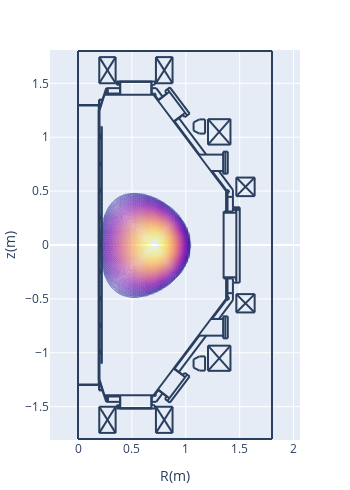

Notebook cell for this chart:
### Code cell
# Plasma current profile
pl.d_contour(cond['jt'])

### Figure 1 — Plotly figure (JSON) as saved in the notebook; plotly's stock layout.template omitted (floating-point values rounded to 4 significant figures; data arrays with more than 128 entries replaced by an {"elided": "..."} marker saying what was removed)
{"data": [{"contours": {"coloring": "lines"}, "dx": 0.02, "dy": 0.02, "ncontours": 100, "showscale": false, "type": "contour", "x0": 0, "y0": -1.1, "z": {"elided": "111x71 float values"}}], "layout": {"height": 490.8, "margin": {"autoexpand": false, "b": 50, "l": 50, "r": 50, "t": 50}, "shapes": [{"type": "line", "x0": 0.2652, "x1": 0.2652, "y0": -1.406, "y1": -1.455}, {"type": "line", "x0": 0.2766, "x1": 0.2766, "y0": -1.406, "y1": -1.455}, {"type": "line", "x0": 0.1927, "x1": 0.1927, "y0": -1.299, "y1": 1.299}, {"type": "line", "x0": 0.1927, "x1": 0.1927, "y0": -1.249, "y1": 1.249}, {"type": "line", "x0": 0.195, "x1": 0.195, "y0": -1.251, "y1": 1.249}, {"type": "line", "x0": 0.1995, "x1": 0.1995, "y0": -1.249, "y1": 1.249}, {"type": "line", "x0": 1.376, "x1": 0.7005, "y0": 0.4965, "y1": 1.394}, {"type": "line", "x0": 0.2199, "x1": 0.2199, "y0": 0.3695, "y1": 1.099}, {"type": "line", "x0": 0.2176, "x1": 0.2176, "y0": 0.3695, "y1": 1.099}, {"type": "line", "x0": 1.376, "x1": 0.7005, "y0": -0.4965, "y1": -1.394}, {"type": "line", "x0": 0.2176, "x1": 0.2176, "y0": -0.3695, "y1": -1.099}, {"type": "line", "x0": 0.2199, "x1": 0.2199, "y0": -0.3695, "y1": -1.099}, {"type": "line", "x0": 0.1995, "x1": 0.2448, "y0": -1.249, "y1": -1.394}, {"type": "line", "x0": 0.1972, "x1": 0.1972, "y0": -1.299, "y1": -1.344}, {"type": "line", "x0": 0.195, "x1": 0.195, "y0": -1.299, "y1": -1.349}, {"type": "line", "x0": 0.195, "x1": 0.229, "y0": -1.349, "y1": -1.349}, {"type": "line", "x0": 0.195, "x1": 0.2267, "y0": -1.344, "y1": -1.344}, {"type": "line", "x0": 0.1995, "x1": 0.1995, "y0": -0.9975, "y1": -0.9748}, {"type": "line", "x0": 0.2086, "x1": 0.2086, "y0": -1.009, "y1": -0.9907}, {"type": "line", "x0": 0.2086, "x1": 0.2086, "y0": -1.009, "y1": -0.9929}, {"type": "line", "x0": 0.2063, "x1": 0.2063, "y0": -1.011, "y1": -0.9748}, {"type": "line", "x0": 0, "x1": 0.2108, "y0": -1.294, "y1": -1.294}, {"type": "line", "x0": 0, "x1": 0.2131, "y0": -1.299, "y1": -1.299}, {"type": "line", "x0": 0.1995, "x1": 0.1995, "y0": -1.011, "y1": -1.002}, {"type": "line", "x0": 0.2063, "x1": 0.2086, "y0": -1.007, "y1": -1.007}, {"type": "line", "x0": 0.2086, "x1": 0.2086, "y0": -1.004, "y1": -1.004}, {"type": "line", "x0": 0.2086, "x1": 0.2176, "y0": -1.009, "y1": -1.009}, {"type": "line", "x0": 0.1995, "x1": 0.2063, "y0": -1.011, "y1": -1.011}, {"type": "line", "x0": 0.2199, "x1": 0.2176, "y0": -1.099, "y1": -1.099}, {"type": "line", "x0": 0.2063, "x1": 0.2086, "y0": -0.9929, "y1": -0.9929}, {"type": "line", "x0": 0.2086, "x1": 0.2086, "y0": -0.9975, "y1": -0.9975}, {"type": "line", "x0": 0.2086, "x1": 0.2176, "y0": -0.9929, "y1": -0.9929}, {"type": "line", "x0": 0.2086, "x1": 0.2176, "y0": -0.9907, "y1": -0.9907}, {"type": "line", "x0": 0.1995, "x1": 0.2063, "y0": -0.9748, "y1": -0.9748}, {"type": "line", "x0": 0.2086, "x1": 0.2176, "y0": -0.7594, "y1": -0.7594}, {"type": "line", "x0": 0.1995, "x1": 0.2063, "y0": -0.7617, "y1": -0.7617}, {"type": "line", "x0": 0.2086, "x1": 0.2086, "y0": -0.7594, "y1": -0.7413}, {"type": "line", "x0": 0.2086, "x1": 0.2086, "y0": -0.7594, "y1": -0.739}, {"type": "line", "x0": 0.1995, "x1": 0.1995, "y0": -0.7617, "y1": -0.7526}, {"type": "line", "x0": 0.2063, "x1": 0.2063, "y0": -0.7617, "y1": -0.7254}, {"type": "line", "x0": 0.1995, "x1": 0.2063, "y0": -0.7254, "y1": -0.7254}, {"type": "line", "x0": 0.2086, "x1": 0.2176, "y0": -0.739, "y1": -0.739}, {"type": "line", "x0": 0.2086, "x1": 0.2176, "y0": -0.7413, "y1": -0.7413}, {"type": "line", "x0": 0.2086, "x1": 0.2086, "y0": -0.7526, "y1": -0.7526}, {"type": "line", "x0": 0.2063, "x1": 0.2086, "y0": -0.7572, "y1": -0.7572}, {"type": "line", "x0": 0.2086, "x1": 0.2086, "y0": -0.7458, "y1": -0.7458}, {"type": "line", "x0": 0.2063, "x1": 0.2086, "y0": -0.7436, "y1": -0.7436}, {"type": "line", "x0": 0.1995, "x1": 0.1995, "y0": -0.7481, "y1": -0.7254}, {"type": "line", "x0": 0.3582, "x1": 0.7141, "y0": -1.517, "y1": -1.517}, {"type": "line", "x0": 0.3854, "x1": 0.6869, "y0": -1.514, "y1": -1.514}, {"type": "line", "x0": 0.3854, "x1": 0.6869, "y0": -1.514, "y1": -1.514}, {"type": "line", "x0": 0.2426, "x1": 0.7096, "y0": -1.394, "y1": -1.394}, {"type": "line", "x0": 0.3922, "x1": 0.3922, "y0": -1.514, "y1": -1.394}, {"type": "line", "x0": 0.3582, "x1": 0.3582, "y0": -1.517, "y1": -1.487}, {"type": "line", "x0": 0.3786, "x1": 0.3786, "y0": -1.517, "y1": -1.487}, {"type": "line", "x0": 0.3695, "x1": 0.3695, "y0": -1.517, "y1": -1.487}, {"type": "line", "x0": 0.3831, "x1": 0.3831, "y0": -1.517, "y1": -1.512}, {"type": "line", "x0": 0.3831, "x1": 0.3854, "y0": -1.512, "y1": -1.514}, {"type": "line", "x0": 0.3854, "x1": 0.3854, "y0": -1.514, "y1": -1.514}, {"type": "line", "x0": 0.3899, "x1": 0.263, "y0": -1.455, "y1": -1.455}, {"type": "line", "x0": 0.3582, "x1": 0.3899, "y0": -1.487, "y1": -1.487}, {"type": "line", "x0": 0.2471, "x1": 0.3899, "y0": -1.406, "y1": -1.406}, {"type": "line", "x0": 0.2766, "x1": 0.2766, "y0": -1.455, "y1": -1.406}, {"type": "line", "x0": 0.2652, "x1": 0.2652, "y0": -1.455, "y1": -1.406}, {"type": "line", "x0": 0.2584, "x1": 0.263, "y0": -1.444, "y1": -1.455}, {"type": "line", "x0": 0.2426, "x1": 0.2448, "y0": -1.394, "y1": -1.392}, {"type": "line", "x0": 0.3899, "x1": 0.3899, "y0": -1.487, "y1": -1.394}, {"type": "line", "x0": 0.6801, "x1": 0.6801, "y0": -1.514, "y1": -1.394}, {"type": "line", "x0": 0.7141, "x1": 0.7141, "y0": -1.517, "y1": -1.487}, {"type": "line", "x0": 0.6914, "x1": 0.6914, "y0": -1.517, "y1": -1.512}, {"type": "line", "x0": 0.6914, "x1": 0.6869, "y0": -1.512, "y1": -1.514}, {"type": "line", "x0": 0.6869, "x1": 0.6869, "y0": -1.514, "y1": -1.514}, {"type": "line", "x0": 0.6846, "x1": 0.6846, "y0": -1.487, "y1": -1.394}, {"type": "line", "x0": 0.6846, "x1": 0.7141, "y0": -1.487, "y1": -1.487}, {"type": "line", "x0": 0.7254, "x1": 0.6846, "y0": -1.455, "y1": -1.455}, {"type": "line", "x0": 0.7118, "x1": 0.705, "y0": -1.392, "y1": -1.387}, {"type": "line", "x0": 0.7055, "x1": 0.715, "y0": -1.4, "y1": -1.402}, {"type": "line", "x0": 0.715, "x1": 0.7223, "y0": -1.402, "y1": -1.397}, {"type": "line", "x0": 0.7223, "x1": 0.7248, "y0": -1.397, "y1": -1.389}, {"type": "line", "x0": 0.7248, "x1": 0.7198, "y0": -1.389, "y1": -1.381}, {"type": "line", "x0": 0.6846, "x1": 0.7005, "y0": -1.406, "y1": -1.406}, {"type": "line", "x0": 0.2199, "x1": 0.2199, "y0": -0.3627, "y1": 0.3627}, {"type": "line", "x0": 0.2176, "x1": 0.2176, "y0": -0.3627, "y1": 0.3627}, {"type": "line", "x0": 0.1995, "x1": 0.1995, "y0": -0.4965, "y1": -0.4761}, {"type": "line", "x0": 0.2063, "x1": 0.2063, "y0": -0.5123, "y1": -0.4761}, {"type": "line", "x0": 0.1995, "x1": 0.1995, "y0": -0.5123, "y1": -0.5033}, {"type": "line", "x0": 0.2086, "x1": 0.2086, "y0": -0.5101, "y1": -0.4897}, {"type": "line", "x0": 0.2086, "x1": 0.2086, "y0": -0.5101, "y1": -0.4919}, {"type": "line", "x0": 0.2086, "x1": 0.2176, "y0": -0.5101, "y1": -0.5101}, {"type": "line", "x0": 0.2063, "x1": 0.2086, "y0": -0.4942, "y1": -0.4942}, {"type": "line", "x0": 0.2086, "x1": 0.2086, "y0": -0.4965, "y1": -0.4965}, {"type": "line", "x0": 0.2063, "x1": 0.2086, "y0": -0.5055, "y1": -0.5055}, {"type": "line", "x0": 0.2086, "x1": 0.2086, "y0": -0.5033, "y1": -0.5033}, {"type": "line", "x0": 0.2086, "x1": 0.2176, "y0": -0.4919, "y1": -0.4919}, {"type": "line", "x0": 0.2086, "x1": 0.2176, "y0": -0.4897, "y1": -0.4897}, {"type": "line", "x0": 0.1995, "x1": 0.2063, "y0": -0.5123, "y1": -0.5123}, {"type": "line", "x0": 0.1995, "x1": 0.2063, "y0": -0.4761, "y1": -0.4761}, {"type": "line", "x0": 0.2154, "x1": 0.2176, "y0": -0.365, "y1": -0.3627}, {"type": "line", "x0": 0.2206, "x1": 0.2218, "y0": -0.3642, "y1": -0.3614}, {"type": "line", "x0": 0.2199, "x1": 0.2176, "y0": -0.3695, "y1": -0.3695}, {"type": "line", "x0": 0.2176, "x1": 0.2154, "y0": -0.3786, "y1": -0.3786}, {"type": "line", "x0": 0.2154, "x1": 0.2154, "y0": -0.3786, "y1": -0.3695}, {"type": "line", "x0": 0.2176, "x1": 0.2176, "y0": -0.3786, "y1": -0.3695}, {"type": "line", "x0": 0.2169, "x1": 0.2157, "y0": -0.365, "y1": -0.3678}, {"type": "line", "x0": 0.2183, "x1": 0.2177, "y0": -0.3664, "y1": -0.3678}, {"type": "line", "x0": 0.2176, "x1": 0.2199, "y0": -0.3673, "y1": -0.365}, {"type": "line", "x0": 0.2192, "x1": 0.2197, "y0": -0.3628, "y1": -0.3614}, {"type": "line", "x0": 0.1995, "x1": 0.1995, "y0": -0.263, "y1": -0.2516}, {"type": "line", "x0": 0.2063, "x1": 0.2063, "y0": -0.263, "y1": -0.2267}, {"type": "line", "x0": 0.2086, "x1": 0.2086, "y0": -0.2607, "y1": -0.2426}, {"type": "line", "x0": 0.2086, "x1": 0.2086, "y0": -0.2607, "y1": -0.2403}, {"type": "line", "x0": 0.2086, "x1": 0.2176, "y0": -0.2607, "y1": -0.2607}, {"type": "line", "x0": 0.2086, "x1": 0.2086, "y0": -0.2539, "y1": -0.2539}, {"type": "line", "x0": 0.2063, "x1": 0.2086, "y0": -0.2562, "y1": -0.2562}, {"type": "line", "x0": 0.1995, "x1": 0.2063, "y0": -0.263, "y1": -0.263}, {"type": "line", "x0": 0.1995, "x1": 0.1995, "y0": -0.2471, "y1": -0.2267}, {"type": "line", "x0": 0.2086, "x1": 0.2176, "y0": -0.2403, "y1": -0.2403}, {"type": "line", "x0": 0.2086, "x1": 0.2176, "y0": -0.2426, "y1": -0.2426}, {"type": "line", "x0": 0.2086, "x1": 0.2086, "y0": -0.2471, "y1": -0.2471}, {"type": "line", "x0": 0.2063, "x1": 0.2086, "y0": -0.2426, "y1": -0.2426}, {"type": "line", "x0": 0.1995, "x1": 0.2063, "y0": -0.2267, "y1": -0.2267}, {"type": "line", "x0": 0.1995, "x1": 0.2063, "y0": -0.01133, "y1": -0.01133}, {"type": "line", "x0": 0.1995, "x1": 0.2063, "y0": 0.02494, "y1": 0.02494}, {"type": "line", "x0": 0.1995, "x1": 0.1995, "y0": -0.01133, "y1": -0.002267}, {"type": "line", "x0": 0.1995, "x1": 0.1995, "y0": 0.002267, "y1": 0.02494}, {"type": "line", "x0": 0.2063, "x1": 0.2063, "y0": -0.01133, "y1": 0.02494}, {"type": "line", "x0": 0.2086, "x1": 0.2086, "y0": -0.009068, "y1": 0.006801}, {"type": "line", "x0": 0.2086, "x1": 0.2086, "y0": -0.009068, "y1": 0.009068}, {"type": "line", "x0": 0.2086, "x1": 0.2176, "y0": -0.009068, "y1": -0.009068}, {"type": "line", "x0": 0.2086, "x1": 0.2086, "y0": -0.004534, "y1": -0.004534}, {"type": "line", "x0": 0.2063, "x1": 0.2086, "y0": -0.006801, "y1": -0.006801}, {"type": "line", "x0": 0.2086, "x1": 0.2176, "y0": 0.009068, "y1": 0.009068}, {"type": "line", "x0": 0.2086, "x1": 0.2176, "y0": 0.006801, "y1": 0.006801}, {"type": "line", "x0": 0.2086, "x1": 0.2086, "y0": 0.002267, "y1": 0.002267}, {"type": "line", "x0": 0.2063, "x1": 0.2086, "y0": 0.006801, "y1": 0.006801}, {"type": "line", "x0": 0.2176, "x1": 0.2176, "y0": 0.3786, "y1": 0.3695}, {"type": "line", "x0": 0.2154, "x1": 0.2154, "y0": 0.3786, "y1": 0.3695}, {"type": "line", "x0": 0.1995, "x1": 0.1995, "y0": 0.2516, "y1": 0.2743}, {"type": "line", "x0": 0.2063, "x1": 0.2063, "y0": 0.238, "y1": 0.2743}, {"type": "line", "x0": 0.2086, "x1": 0.2086, "y0": 0.2403, "y1": 0.2607}, {"type": "line", "x0": 0.1995, "x1": 0.2063, "y0": 0.238, "y1": 0.238}, {"type": "line", "x0": 0.1995, "x1": 0.1995, "y0": 0.238, "y1": 0.2471}, {"type": "line", "x0": 0.2063, "x1": 0.2086, "y0": 0.2562, "y1": 0.2562}, {"type": "line", "x0": 0.2086, "x1": 0.2086, "y0": 0.2539, "y1": 0.2539}, {"type": "line", "x0": 0.2086, "x1": 0.2176, "y0": 0.2584, "y1": 0.2584}, {"type": "line", "x0": 0.2063, "x1": 0.2086, "y0": 0.2426, "y1": 0.2426}, {"type": "line", "x0": 0.2086, "x1": 0.2086, "y0": 0.2471, "y1": 0.2471}, {"type": "line", "x0": 0.2086, "x1": 0.2176, "y0": 0.2403, "y1": 0.2403}, {"type": "line", "x0": 0.2086, "x1": 0.2086, "y0": 0.2403, "y1": 0.2584}, {"type": "line", "x0": 0.2086, "x1": 0.2176, "y0": 0.2607, "y1": 0.2607}, {"type": "line", "x0": 0.1995, "x1": 0.2063, "y0": 0.2743, "y1": 0.2743}, {"type": "line", "x0": 0.2177, "x1": 0.2183, "y0": 0.3696, "y1": 0.3682}, {"type": "line", "x0": 0.2157, "x1": 0.2169, "y0": 0.3696, "y1": 0.3668}, {"type": "line", "x0": 0.2176, "x1": 0.2199, "y0": 0.3673, "y1": 0.365}, {"type": "line", "x0": 0.2218, "x1": 0.2206, "y0": 0.3632, "y1": 0.366}, {"type": "line", "x0": 0.2154, "x1": 0.2176, "y0": 0.365, "y1": 0.3627}, {"type": "line", "x0": 0.2197, "x1": 0.2192, "y0": 0.3632, "y1": 0.3646}, {"type": "line", "x0": 0.2199, "x1": 0.2176, "y0": 0.3695, "y1": 0.3695}, {"type": "line", "x0": 0.2176, "x1": 0.2154, "y0": 0.3786, "y1": 0.3786}, {"type": "line", "x0": 0.1995, "x1": 0.1995, "y0": 0.5033, "y1": 0.5237}, {"type": "line", "x0": 0.1995, "x1": 0.1995, "y0": 0.4874, "y1": 0.4965}, {"type": "line", "x0": 0.2063, "x1": 0.2063, "y0": 0.4874, "y1": 0.5237}, {"type": "line", "x0": 0.2086, "x1": 0.2086, "y0": 0.4897, "y1": 0.5078}, {"type": "line", "x0": 0.2086, "x1": 0.2086, "y0": 0.4897, "y1": 0.5101}, {"type": "line", "x0": 0.2086, "x1": 0.2176, "y0": 0.4897, "y1": 0.4897}, {"type": "line", "x0": 0.2086, "x1": 0.2086, "y0": 0.4965, "y1": 0.4965}, {"type": "line", "x0": 0.2063, "x1": 0.2086, "y0": 0.4942, "y1": 0.4942}, {"type": "line", "x0": 0.2086, "x1": 0.2176, "y0": 0.5101, "y1": 0.5101}, {"type": "line", "x0": 0.2086, "x1": 0.2176, "y0": 0.5078, "y1": 0.5078}, {"type": "line", "x0": 0.2086, "x1": 0.2086, "y0": 0.5033, "y1": 0.5033}, {"type": "line", "x0": 0.2063, "x1": 0.2086, "y0": 0.5055, "y1": 0.5055}, {"type": "line", "x0": 0.1995, "x1": 0.2063, "y0": 0.4874, "y1": 0.4874}, {"type": "line", "x0": 0.1995, "x1": 0.2063, "y0": 0.5237, "y1": 0.5237}, {"type": "line", "x0": 1.501, "x1": 1.501, "y0": 0.3491, "y1": -0.3491}, {"type": "line", "x0": 1.351, "x1": 1.351, "y0": 0.3106, "y1": -0.3106}, {"type": "line", "x0": 1.469, "x1": 1.469, "y0": 0.3491, "y1": -0.3491}, {"type": "line", "x0": 1.387, "x1": 1.387, "y0": -0.3106, "y1": -0.4965}, {"type": "line", "x0": 1.374, "x1": 1.374, "y0": -0.3106, "y1": -0.4965}, {"type": "line", "x0": 1.462, "x1": 1.462, "y0": -0.3196, "y1": -0.3106}, {"type": "line", "x0": 1.437, "x1": 1.437, "y0": -0.3106, "y1": -0.3491}, {"type": "line", "x0": 1.437, "x1": 1.501, "y0": -0.3491, "y1": -0.3491}, {"type": "line", "x0": 1.437, "x1": 1.437, "y0": -0.3491, "y1": -0.5123}, {"type": "line", "x0": 1.379, "x1": 1.392, "y0": -0.5069, "y1": -0.5093}, {"type": "line", "x0": 1.392, "x1": 1.402, "y0": -0.5093, "y1": -0.4997}, {"type": "line", "x0": 1.402, "x1": 1.4, "y0": -0.4997, "y1": -0.4862}, {"type": "line", "x0": 1.4, "x1": 1.388, "y0": -0.4862, "y1": -0.48}, {"type": "line", "x0": 1.374, "x1": 1.374, "y0": -0.4965, "y1": -0.4987}, {"type": "line", "x0": 1.383, "x1": 1.378, "y0": -0.501, "y1": -0.4965}, {"type": "line", "x0": 1.387, "x1": 1.437, "y0": -0.4466, "y1": -0.4466}, {"type": "line", "x0": 1.462, "x1": 1.469, "y0": -0.3196, "y1": -0.3196}, {"type": "line", "x0": 1.351, "x1": 1.469, "y0": -0.2992, "y1": -0.2992}, {"type": "line", "x0": 1.351, "x1": 1.437, "y0": -0.3106, "y1": -0.3106}, {"type": "line", "x0": 1.462, "x1": 1.469, "y0": -0.3106, "y1": -0.3106}, {"type": "line", "x0": 1.437, "x1": 1.437, "y0": 0.5123, "y1": 0.3514}, {"type": "line", "x0": 1.387, "x1": 1.387, "y0": 0.4965, "y1": 0.3106}, {"type": "line", "x0": 1.374, "x1": 1.374, "y0": 0.4965, "y1": 0.3106}, {"type": "line", "x0": 1.437, "x1": 1.501, "y0": 0.3491, "y1": 0.3491}, {"type": "line", "x0": 1.501, "x1": 1.437, "y0": 0.3264, "y1": 0.3264}, {"type": "line", "x0": 1.501, "x1": 1.437, "y0": 0.3446, "y1": 0.3446}, {"type": "line", "x0": 1.351, "x1": 1.469, "y0": 0.2992, "y1": 0.2992}, {"type": "line", "x0": 1.351, "x1": 1.437, "y0": 0.3106, "y1": 0.3106}, {"type": "line", "x0": 1.462, "x1": 1.462, "y0": 0.3196, "y1": 0.3106}, {"type": "line", "x0": 1.437, "x1": 1.437, "y0": 0.3514, "y1": 0.3106}, {"type": "line", "x0": 1.462, "x1": 1.469, "y0": 0.3106, "y1": 0.3106}, {"type": "line", "x0": 1.462, "x1": 1.469, "y0": 0.3196, "y1": 0.3196}, {"type": "line", "x0": 1.388, "x1": 1.4, "y0": 0.4818, "y1": 0.488}, {"type": "line", "x0": 1.4, "x1": 1.402, "y0": 0.488, "y1": 0.5015}, {"type": "line", "x0": 1.402, "x1": 1.392, "y0": 0.5015, "y1": 0.5111}, {"type": "line", "x0": 1.392, "x1": 1.379, "y0": 0.5111, "y1": 0.5088}, {"type": "line", "x0": 1.387, "x1": 1.437, "y0": 0.4466, "y1": 0.4466}, {"type": "line", "x0": 1.374, "x1": 1.374, "y0": 0.4965, "y1": 0.4987}, {"type": "line", "x0": 1.383, "x1": 1.378, "y0": 0.501, "y1": 0.4965}, {"type": "line", "x0": 0.1995, "x1": 0.2448, "y0": 1.249, "y1": 1.394}, {"type": "line", "x0": 0.1995, "x1": 0.1995, "y0": 0.7526, "y1": 0.773}, {"type": "line", "x0": 0.2063, "x1": 0.2063, "y0": 0.7368, "y1": 0.773}, {"type": "line", "x0": 0.1995, "x1": 0.1995, "y0": 0.7368, "y1": 0.7481}, {"type": "line", "x0": 0.2063, "x1": 0.2086, "y0": 0.7572, "y1": 0.7572}, {"type": "line", "x0": 0.2086, "x1": 0.2086, "y0": 0.7526, "y1": 0.7526}, {"type": "line", "x0": 0.2063, "x1": 0.2086, "y0": 0.7436, "y1": 0.7436}, {"type": "line", "x0": 0.2086, "x1": 0.2086, "y0": 0.7458, "y1": 0.7458}, {"type": "line", "x0": 0.2086, "x1": 0.2086, "y0": 0.739, "y1": 0.7594}, {"type": "line", "x0": 0.2086, "x1": 0.2086, "y0": 0.739, "y1": 0.7572}, {"type": "line", "x0": 0.2086, "x1": 0.2176, "y0": 0.739, "y1": 0.739}, {"type": "line", "x0": 0.2086, "x1": 0.2176, "y0": 0.7572, "y1": 0.7572}, {"type": "line", "x0": 0.2086, "x1": 0.2176, "y0": 0.7594, "y1": 0.7594}, {"type": "line", "x0": 0.1995, "x1": 0.2063, "y0": 0.7368, "y1": 0.7368}, {"type": "line", "x0": 0.1995, "x1": 0.2063, "y0": 0.773, "y1": 0.773}, {"type": "line", "x0": 0.2086, "x1": 0.2086, "y0": 0.9907, "y1": 1.009}, {"type": "line", "x0": 0.2086, "x1": 0.2086, "y0": 0.9907, "y1": 1.007}, {"type": "line", "x0": 0.2086, "x1": 0.2176, "y0": 0.9907, "y1": 0.9907}, {"type": "line", "x0": 0.2086, "x1": 0.2176, "y0": 1.007, "y1": 1.007}, {"type": "line", "x0": 0.2086, "x1": 0.2176, "y0": 1.009, "y1": 1.009}, {"type": "line", "x0": 0.2063, "x1": 0.2063, "y0": 0.9884, "y1": 1.025}, {"type": "line", "x0": 0.2086, "x1": 0.2086, "y0": 1.009, "y1": 1.025}, {"type": "line", "x0": 0.1995, "x1": 0.1995, "y0": 1.002, "y1": 1.025}, {"type": "line", "x0": 0.1995, "x1": 0.1995, "y0": 1.002, "y1": 1.025}, {"type": "line", "x0": 0.1995, "x1": 0.1995, "y0": 0.9884, "y1": 0.9975}, {"type": "line", "x0": 0.2086, "x1": 0.2086, "y0": 1.009, "y1": 1.025}, {"type": "line", "x0": 0.2063, "x1": 0.2063, "y0": 0.9884, "y1": 1.025}, {"type": "line", "x0": 0.2086, "x1": 0.2176, "y0": 1.009, "y1": 1.009}, {"type": "line", "x0": 0.2086, "x1": 0.2176, "y0": 1.007, "y1": 1.007}, {"type": "line", "x0": 0.2086, "x1": 0.2176, "y0": 0.9907, "y1": 0.9907}, {"type": "line", "x0": 0.2086, "x1": 0.2086, "y0": 0.9907, "y1": 1.007}, {"type": "line", "x0": 0.2086, "x1": 0.2086, "y0": 0.9907, "y1": 1.009}, {"type": "line", "x0": 0.2086, "x1": 0.2086, "y0": 0.9952, "y1": 0.9952}, {"type": "line", "x0": 0.2086, "x1": 0.2086, "y0": 0.9884, "y1": 0.9907}, {"type": "line", "x0": 0.2063, "x1": 0.2086, "y0": 0.9929, "y1": 0.9929}, {"type": "line", "x0": 0.2086, "x1": 0.2086, "y0": 1.002, "y1": 1.002}, {"type": "line", "x0": 0.2063, "x1": 0.2086, "y0": 1.007, "y1": 1.007}, {"type": "line", "x0": 0.1995, "x1": 0.2086, "y0": 0.9884, "y1": 0.9884}, {"type": "line", "x0": 0.1995, "x1": 0.2086, "y0": 1.025, "y1": 1.025}, {"type": "line", "x0": 0.1995, "x1": 0.2086, "y0": 1.025, "y1": 1.025}, {"type": "line", "x0": 0.2063, "x1": 0.2086, "y0": 1.007, "y1": 1.007}, {"type": "line", "x0": 0.2086, "x1": 0.2086, "y0": 1.002, "y1": 1.002}, {"type": "line", "x0": 0.2063, "x1": 0.2086, "y0": 0.9929, "y1": 0.9929}, {"type": "line", "x0": 0.2086, "x1": 0.2086, "y0": 0.9884, "y1": 0.9907}, {"type": "line", "x0": 0.2086, "x1": 0.2086, "y0": 0.9952, "y1": 0.9952}, {"type": "line", "x0": 0.1995, "x1": 0.1995, "y0": 0.9884, "y1": 0.9975}, {"type": "line", "x0": 0.1995, "x1": 0.2086, "y0": 0.9884, "y1": 0.9884}, {"type": "line", "x0": 0.2199, "x1": 0.2176, "y0": 1.099, "y1": 1.099}, {"type": "line", "x0": 0, "x1": 0.2131, "y0": 1.299, "y1": 1.299}, {"type": "line", "x0": 0, "x1": 0.2108, "y0": 1.294, "y1": 1.294}, {"type": "line", "x0": 0.195, "x1": 0.2267, "y0": 1.344, "y1": 1.344}, {"type": "line", "x0": 0.195, "x1": 0.229, "y0": 1.349, "y1": 1.349}, {"type": "line", "x0": 0.195, "x1": 0.195, "y0": 1.299, "y1": 1.349}, {"type": "line", "x0": 0.1972, "x1": 0.1972, "y0": 1.299, "y1": 1.344}, {"type": "line", "x0": 0.2426, "x1": 0.2448, "y0": 1.394, "y1": 1.392}, {"type": "line", "x0": 0.7096, "x1": 0.7028, "y0": 1.394, "y1": 1.39}, {"type": "line", "x0": 0.718, "x1": 0.723, "y0": 1.385, "y1": 1.393}, {"type": "line", "x0": 0.723, "x1": 0.7205, "y0": 1.393, "y1": 1.402}, {"type": "line", "x0": 0.7205, "x1": 0.7132, "y0": 1.402, "y1": 1.407}, {"type": "line", "x0": 0.7132, "x1": 0.7037, "y0": 1.407, "y1": 1.404}, {"type": "line", "x0": 0.2426, "x1": 0.7096, "y0": 1.394, "y1": 1.394}, {"type": "line", "x0": 0.3854, "x1": 0.6869, "y0": 1.514, "y1": 1.514}, {"type": "line", "x0": 0.3854, "x1": 0.6869, "y0": 1.514, "y1": 1.514}, {"type": "line", "x0": 0.3582, "x1": 0.7141, "y0": 1.517, "y1": 1.517}, {"type": "line", "x0": 0.3899, "x1": 0.263, "y0": 1.455, "y1": 1.455}, {"type": "line", "x0": 0.2471, "x1": 0.3899, "y0": 1.406, "y1": 1.406}, {"type": "line", "x0": 0.3582, "x1": 0.3899, "y0": 1.487, "y1": 1.487}, {"type": "line", "x0": 0.2584, "x1": 0.263, "y0": 1.444, "y1": 1.455}, {"type": "line", "x0": 0.2652, "x1": 0.2652, "y0": 1.455, "y1": 1.406}, {"type": "line", "x0": 0.2766, "x1": 0.2766, "y0": 1.455, "y1": 1.406}, {"type": "line", "x0": 0.3582, "x1": 0.3582, "y0": 1.517, "y1": 1.487}, {"type": "line", "x0": 0.3899, "x1": 0.3899, "y0": 1.487, "y1": 1.394}, {"type": "line", "x0": 0.3922, "x1": 0.3922, "y0": 1.514, "y1": 1.394}, {"type": "line", "x0": 0.3854, "x1": 0.3854, "y0": 1.514, "y1": 1.514}, {"type": "line", "x0": 0.3831, "x1": 0.3854, "y0": 1.512, "y1": 1.514}, {"type": "line", "x0": 0.3831, "x1": 0.3831, "y0": 1.517, "y1": 1.512}, {"type": "line", "x0": 0.3695, "x1": 0.3695, "y0": 1.517, "y1": 1.487}, {"type": "line", "x0": 0.3786, "x1": 0.3786, "y0": 1.517, "y1": 1.487}, {"type": "line", "x0": 0.6846, "x1": 0.6846, "y0": 1.487, "y1": 1.394}, {"type": "line", "x0": 0.6801, "x1": 0.6801, "y0": 1.514, "y1": 1.394}, {"type": "line", "x0": 0.6846, "x1": 0.7005, "y0": 1.406, "y1": 1.406}, {"type": "line", "x0": 0.6846, "x1": 0.7141, "y0": 1.487, "y1": 1.487}, {"type": "line", "x0": 0.6869, "x1": 0.6869, "y0": 1.514, "y1": 1.514}, {"type": "line", "x0": 0.6914, "x1": 0.6869, "y0": 1.512, "y1": 1.514}, {"type": "line", "x0": 0.6914, "x1": 0.6914, "y0": 1.517, "y1": 1.512}, {"type": "line", "x0": 0.7141, "x1": 0.7141, "y0": 1.517, "y1": 1.487}, {"type": "line", "x0": 0.7254, "x1": 0.6846, "y0": 1.455, "y1": 1.455}, {"type": "line", "x0": 0.7844, "x1": 0.7254, "y0": 1.376, "y1": 1.455}, {"type": "line", "x0": 0.7458, "x1": 0.7005, "y0": 1.347, "y1": 1.406}, {"type": "line", "x0": 0, "x1": 0, "y0": 0.2154, "y1": -0.1156}, {"type": "line", "x0": 0.7844, "x1": 0.7254, "y0": -1.376, "y1": -1.455}, {"type": "line", "x0": 0.7458, "x1": 0.7005, "y0": -1.347, "y1": -1.406}, {"type": "line", "x0": 1.437, "x1": 1.306, "y0": 0.5123, "y1": 0.6869}, {"type": "line", "x0": 1.387, "x1": 1.242, "y0": 0.4965, "y1": 0.6869}, {"type": "line", "x0": 1.347, "x1": 1.118, "y0": 0.8388, "y1": 0.8388}, {"type": "line", "x0": 1.347, "x1": 1.347, "y0": 0.866, "y1": 0.662}, {"type": "line", "x0": 1.367, "x1": 1.367, "y0": 0.866, "y1": 0.662}, {"type": "line", "x0": 1.39, "x1": 1.39, "y0": 0.866, "y1": 0.662}, {"type": "line", "x0": 1.39, "x1": 1.347, "y0": 0.866, "y1": 0.866}, {"type": "line", "x0": 1.39, "x1": 1.347, "y0": 0.662, "y1": 0.662}, {"type": "line", "x0": 1.347, "x1": 1.233, "y0": 0.6869, "y1": 0.6869}, {"type": "line", "x0": 1.347, "x1": 1.118, "y0": -0.8411, "y1": -0.8411}, {"type": "line", "x0": 1.347, "x1": 1.347, "y0": -0.866, "y1": -0.662}, {"type": "line", "x0": 1.367, "x1": 1.367, "y0": -0.866, "y1": -0.662}, {"type": "line", "x0": 1.39, "x1": 1.39, "y0": -0.866, "y1": -0.662}, {"type": "line", "x0": 1.39, "x1": 1.347, "y0": -0.866, "y1": -0.866}, {"type": "line", "x0": 1.39, "x1": 1.347, "y0": -0.662, "y1": -0.662}, {"type": "line", "x0": 1.347, "x1": 1.233, "y0": -0.6869, "y1": -0.6869}, {"type": "line", "x0": 1.437, "x1": 1.306, "y0": -0.5123, "y1": -0.6869}, {"type": "line", "x0": 1.387, "x1": 1.242, "y0": -0.4965, "y1": -0.6869}, {"type": "line", "x0": 0.195, "x1": 0.2584, "y0": -1.251, "y1": -1.444}, {"type": "line", "x0": 0.195, "x1": 0.2584, "y0": 1.249, "y1": 1.444}, {"type": "line", "x0": 0.8524, "x1": 0.8071, "y0": 1.462, "y1": 1.428}, {"type": "line", "x0": 0.8071, "x1": 0.8229, "y0": 1.428, "y1": 1.406}, {"type": "line", "x0": 0.8229, "x1": 0.739, "y0": 1.406, "y1": 1.342}, {"type": "line", "x0": 0.8479, "x1": 0.7413, "y0": 1.421, "y1": 1.34}, {"type": "line", "x0": 0.8524, "x1": 1.036, "y0": 1.462, "y1": 1.22}, {"type": "line", "x0": 0.8297, "x1": 1.013, "y0": 1.446, "y1": 1.202}, {"type": "line", "x0": 0.9952, "x1": 0.8864, "y0": 1.226, "y1": 1.145}, {"type": "line", "x0": 1.036, "x1": 0.9907, "y0": 1.22, "y1": 1.186}, {"type": "line", "x0": 0.9748, "x1": 0.9907, "y0": 1.206, "y1": 1.186}, {"type": "line", "x0": 0.9748, "x1": 0.8887, "y0": 1.206, "y1": 1.143}, {"type": "line", "x0": 1.19, "x1": 0.9363, "y0": 0.8388, "y1": 1.177}, {"type": "line", "x0": 1.127, "x1": 0.8955, "y0": 0.8388, "y1": 1.147}, {"type": "line", "x0": 0.8524, "x1": 0.8071, "y0": -1.462, "y1": -1.428}, {"type": "line", "x0": 0.8071, "x1": 0.8229, "y0": -1.428, "y1": -1.406}, {"type": "line", "x0": 0.8229, "x1": 0.739, "y0": -1.406, "y1": -1.342}, {"type": "line", "x0": 0.8479, "x1": 0.7413, "y0": -1.421, "y1": -1.34}, {"type": "line", "x0": 0.8524, "x1": 1.036, "y0": -1.462, "y1": -1.22}, {"type": "line", "x0": 0.8297, "x1": 1.013, "y0": -1.446, "y1": -1.202}, {"type": "line", "x0": 0.9952, "x1": 0.8864, "y0": -1.226, "y1": -1.145}, {"type": "line", "x0": 1.036, "x1": 0.9907, "y0": -1.22, "y1": -1.186}, {"type": "line", "x0": 0.9748, "x1": 0.9907, "y0": -1.206, "y1": -1.186}, {"type": "line", "x0": 0.9748, "x1": 0.8887, "y0": -1.206, "y1": -1.143}, {"type": "line", "x0": 1.19, "x1": 0.9363, "y0": -0.8411, "y1": -1.177}, {"type": "line", "x0": 1.127, "x1": 0.8955, "y0": -0.8411, "y1": -1.147}, {"type": "line", "x0": 0.1972, "x1": 0.1972, "y0": -1.501, "y1": -1.743}, {"type": "line", "x0": 0.1972, "x1": 0.3491, "y0": -1.743, "y1": -1.743}, {"type": "line", "x0": 0.3491, "x1": 0.3491, "y0": -1.743, "y1": -1.501}, {"type": "line", "x0": 0.3491, "x1": 0.1972, "y0": -1.501, "y1": -1.501}, {"type": "line", "x0": 0.1972, "x1": 0.1972, "y0": 1.743, "y1": 1.501}, {"type": "line", "x0": 0.1972, "x1": 0.3491, "y0": 1.501, "y1": 1.501}, {"type": "line", "x0": 0.3491, "x1": 0.3491, "y0": 1.501, "y1": 1.743}, {"type": "line", "x0": 0.3491, "x1": 0.1972, "y0": 1.743, "y1": 1.743}, {"type": "line", "x0": 0.7232, "x1": 0.7232, "y0": 1.743, "y1": 1.501}, {"type": "line", "x0": 0.7232, "x1": 0.8773, "y0": 1.501, "y1": 1.501}, {"type": "line", "x0": 0.8773, "x1": 0.8773, "y0": 1.501, "y1": 1.743}, {"type": "line", "x0": 0.8773, "x1": 0.7232, "y0": 1.743, "y1": 1.743}, {"type": "line", "x0": 0.7232, "x1": 0.7232, "y0": -1.501, "y1": -1.743}, {"type": "line", "x0": 0.7232, "x1": 0.8773, "y0": -1.743, "y1": -1.743}, {"type": "line", "x0": 0.8773, "x1": 0.8773, "y0": -1.743, "y1": -1.501}, {"type": "line", "x0": 0.8773, "x1": 0.7232, "y0": -1.501, "y1": -1.501}, {"type": "line", "x0": 1.206, "x1": 1.206, "y0": -0.934, "y1": -1.168}, {"type": "line", "x0": 1.206, "x1": 1.415, "y0": -1.168, "y1": -1.168}, {"type": "line", "x0": 1.415, "x1": 1.415, "y0": -1.168, "y1": -0.934}, {"type": "line", "x0": 1.415, "x1": 1.206, "y0": -0.934, "y1": -0.934}, {"type": "line", "x0": 1.206, "x1": 1.206, "y0": 1.168, "y1": 0.9317}, {"type": "line", "x0": 1.206, "x1": 1.415, "y0": 0.9317, "y1": 0.9317}, {"type": "line", "x0": 1.415, "x1": 1.415, "y0": 0.9317, "y1": 1.168}, {"type": "line", "x0": 1.415, "x1": 1.206, "y0": 1.168, "y1": 1.168}, {"type": "line", "x0": 1.469, "x1": 1.469, "y0": 0.6257, "y1": 0.4534}, {"type": "line", "x0": 1.469, "x1": 1.639, "y0": 0.4534, "y1": 0.4534}, {"type": "line", "x0": 1.639, "x1": 1.639, "y0": 0.4534, "y1": 0.6257}, {"type": "line", "x0": 1.639, "x1": 1.469, "y0": 0.6257, "y1": 0.6257}, {"type": "line", "x0": 1.469, "x1": 1.469, "y0": -0.4557, "y1": -0.6257}, {"type": "line", "x0": 1.469, "x1": 1.639, "y0": -0.6257, "y1": -0.6257}, {"type": "line", "x0": 1.639, "x1": 1.639, "y0": -0.6257, "y1": -0.4557}, {"type": "line", "x0": 1.639, "x1": 1.469, "y0": -0.4557, "y1": -0.4557}, {"type": "line", "x0": 1.072, "x1": 1.127, "y0": 1.138, "y1": 1.165}, {"type": "line", "x0": 1.127, "x1": 1.179, "y0": 1.165, "y1": 1.165}, {"type": "line", "x0": 1.179, "x1": 1.179, "y0": 1.165, "y1": 1.034}, {"type": "line", "x0": 1.179, "x1": 1.127, "y0": 1.034, "y1": 1.034}, {"type": "line", "x0": 1.127, "x1": 1.072, "y0": 1.034, "y1": 1.061}, {"type": "line", "x0": 1.072, "x1": 1.072, "y0": 1.061, "y1": 1.138}, {"type": "line", "x0": 1.072, "x1": 1.072, "y0": -1.138, "y1": -1.061}, {"type": "line", "x0": 1.072, "x1": 1.127, "y0": -1.061, "y1": -1.034}, {"type": "line", "x0": 1.127, "x1": 1.179, "y0": -1.034, "y1": -1.034}, {"type": "line", "x0": 1.179, "x1": 1.179, "y0": -1.034, "y1": -1.165}, {"type": "line", "x0": 1.179, "x1": 1.127, "y0": -1.165, "y1": -1.165}, {"type": "line", "x0": 1.127, "x1": 1.072, "y0": -1.165, "y1": -1.138}, {"type": "line", "x0": 1.469, "x1": 1.639, "y0": 0.6257, "y1": 0.4534}, {"type": "line", "x0": 1.469, "x1": 1.639, "y0": 0.4534, "y1": 0.6257}, {"type": "line", "x0": 1.206, "x1": 1.415, "y0": 1.168, "y1": 0.9317}, {"type": "line", "x0": 1.206, "x1": 1.415, "y0": 0.9317, "y1": 1.168}, {"type": "line", "x0": 1.469, "x1": 1.639, "y0": -0.6257, "y1": -0.4557}, {"type": "line", "x0": 1.469, "x1": 1.639, "y0": -0.4557, "y1": -0.6257}, {"type": "line", "x0": 1.415, "x1": 1.206, "y0": -0.934, "y1": -1.168}, {"type": "line", "x0": 1.206, "x1": 1.415, "y0": -0.934, "y1": -1.168}, {"type": "line", "x0": 0.1972, "x1": 0.3491, "y0": -1.501, "y1": -1.743}, {"type": "line", "x0": 0.1972, "x1": 0.3491, "y0": -1.743, "y1": -1.501}, {"type": "line", "x0": 0.7232, "x1": 0.8773, "y0": -1.501, "y1": -1.743}, {"type": "line", "x0": 0.7232, "x1": 0.8773, "y0": -1.743, "y1": -1.501}, {"type": "line", "x0": 0.1972, "x1": 0.3491, "y0": 1.501, "y1": 1.743}, {"type": "line", "x0": 0.1972, "x1": 0.3491, "y0": 1.743, "y1": 1.501}, {"type": "line", "x0": 0.7232, "x1": 0.8773, "y0": 1.743, "y1": 1.501}, {"type": "line", "x0": 0.7232, "x1": 0.8773, "y0": 1.501, "y1": 1.743}, {"type": "line", "x0": 0, "x1": 1.8, "y0": 1.8, "y1": 1.8}, {"type": "line", "x0": 0, "x1": 1.8, "y0": -1.8, "y1": -1.8}, {"type": "line", "x0": 1.8, "x1": 1.8, "y0": -1.8, "y1": 1.8}, {"type": "line", "x0": 0, "x1": 0, "y0": 1.8, "y1": -1.8}], "width": 350, "xaxis": {"title": {"text": "R(m)"}}, "yaxis": {"scaleanchor": "x", "title": {"text": "z(m)"}}}}
